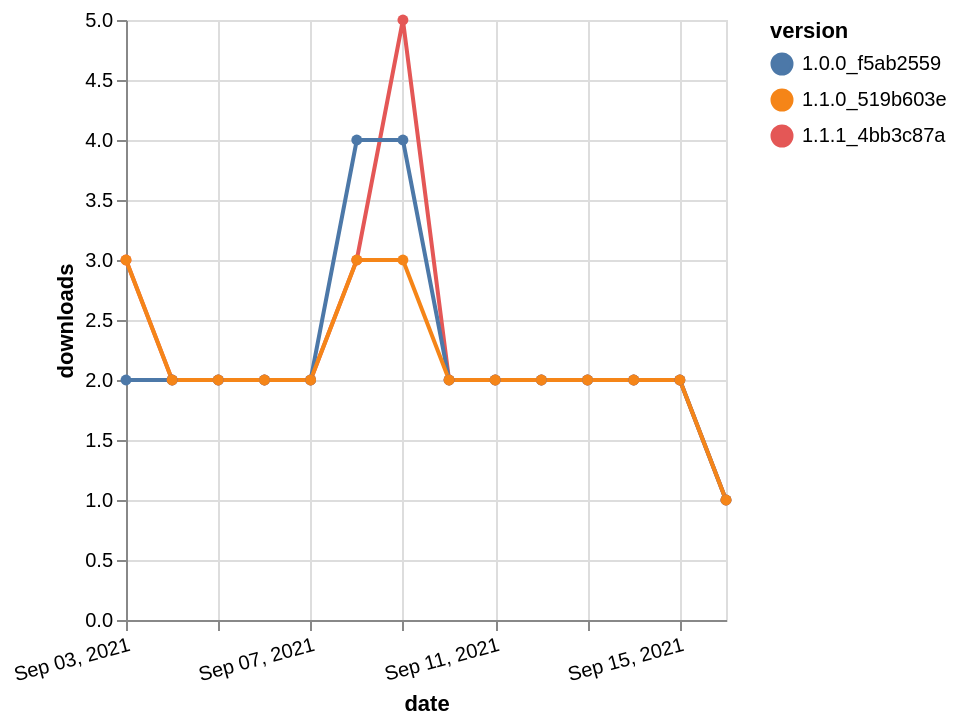

Describe this chart as a Vega-Lite specification.
### Vega-Lite specification from a JSON file in a GitHub repository (floating-point values rounded to 4 significant figures)
{"$schema": "https://vega.github.io/schema/vega-lite/v5.json", "description": "A simple bar chart with embedded data.", "data": {"values": [{"date": "2021-09-03", "total": 41, "delta": 3, "version": "1.1.1_4bb3c87a"}, {"date": "2021-09-04", "total": 43, "delta": 2, "version": "1.1.1_4bb3c87a"}, {"date": "2021-09-05", "total": 45, "delta": 2, "version": "1.1.1_4bb3c87a"}, {"date": "2021-09-06", "total": 47, "delta": 2, "version": "1.1.1_4bb3c87a"}, {"date": "2021-09-07", "total": 49, "delta": 2, "version": "1.1.1_4bb3c87a"}, {"date": "2021-09-08", "total": 52, "delta": 3, "version": "1.1.1_4bb3c87a"}, {"date": "2021-09-09", "total": 57, "delta": 5, "version": "1.1.1_4bb3c87a"}, {"date": "2021-09-10", "total": 59, "delta": 2, "version": "1.1.1_4bb3c87a"}, {"date": "2021-09-11", "total": 61, "delta": 2, "version": "1.1.1_4bb3c87a"}, {"date": "2021-09-12", "total": 63, "delta": 2, "version": "1.1.1_4bb3c87a"}, {"date": "2021-09-13", "total": 65, "delta": 2, "version": "1.1.1_4bb3c87a"}, {"date": "2021-09-14", "total": 67, "delta": 2, "version": "1.1.1_4bb3c87a"}, {"date": "2021-09-15", "total": 69, "delta": 2, "version": "1.1.1_4bb3c87a"}, {"date": "2021-09-16", "total": 70, "delta": 1, "version": "1.1.1_4bb3c87a"}, {"date": "2021-09-03", "total": 418, "delta": 2, "version": "1.0.0_f5ab2559"}, {"date": "2021-09-04", "total": 420, "delta": 2, "version": "1.0.0_f5ab2559"}, {"date": "2021-09-05", "total": 422, "delta": 2, "version": "1.0.0_f5ab2559"}, {"date": "2021-09-06", "total": 424, "delta": 2, "version": "1.0.0_f5ab2559"}, {"date": "2021-09-07", "total": 426, "delta": 2, "version": "1.0.0_f5ab2559"}, {"date": "2021-09-08", "total": 430, "delta": 4, "version": "1.0.0_f5ab2559"}, {"date": "2021-09-09", "total": 434, "delta": 4, "version": "1.0.0_f5ab2559"}, {"date": "2021-09-10", "total": 436, "delta": 2, "version": "1.0.0_f5ab2559"}, {"date": "2021-09-11", "total": 438, "delta": 2, "version": "1.0.0_f5ab2559"}, {"date": "2021-09-12", "total": 440, "delta": 2, "version": "1.0.0_f5ab2559"}, {"date": "2021-09-13", "total": 442, "delta": 2, "version": "1.0.0_f5ab2559"}, {"date": "2021-09-14", "total": 444, "delta": 2, "version": "1.0.0_f5ab2559"}, {"date": "2021-09-15", "total": 446, "delta": 2, "version": "1.0.0_f5ab2559"}, {"date": "2021-09-16", "total": 447, "delta": 1, "version": "1.0.0_f5ab2559"}, {"date": "2021-09-03", "total": 128, "delta": 3, "version": "1.1.0_519b603e"}, {"date": "2021-09-04", "total": 130, "delta": 2, "version": "1.1.0_519b603e"}, {"date": "2021-09-05", "total": 132, "delta": 2, "version": "1.1.0_519b603e"}, {"date": "2021-09-06", "total": 134, "delta": 2, "version": "1.1.0_519b603e"}, {"date": "2021-09-07", "total": 136, "delta": 2, "version": "1.1.0_519b603e"}, {"date": "2021-09-08", "total": 139, "delta": 3, "version": "1.1.0_519b603e"}, {"date": "2021-09-09", "total": 142, "delta": 3, "version": "1.1.0_519b603e"}, {"date": "2021-09-10", "total": 144, "delta": 2, "version": "1.1.0_519b603e"}, {"date": "2021-09-11", "total": 146, "delta": 2, "version": "1.1.0_519b603e"}, {"date": "2021-09-12", "total": 148, "delta": 2, "version": "1.1.0_519b603e"}, {"date": "2021-09-13", "total": 150, "delta": 2, "version": "1.1.0_519b603e"}, {"date": "2021-09-14", "total": 152, "delta": 2, "version": "1.1.0_519b603e"}, {"date": "2021-09-15", "total": 154, "delta": 2, "version": "1.1.0_519b603e"}, {"date": "2021-09-16", "total": 155, "delta": 1, "version": "1.1.0_519b603e"}]}, "width": "container", "mark": {"type": "line", "point": {"filled": true}}, "encoding": {"x": {"field": "date", "type": "temporal", "timeUnit": "yearmonthdate", "title": "date", "axis": {"labelAngle": -15}}, "y": {"field": "delta", "type": "quantitative", "title": "downloads"}, "color": {"field": "version", "type": "nominal"}, "tooltip": {"field": "delta"}}}
